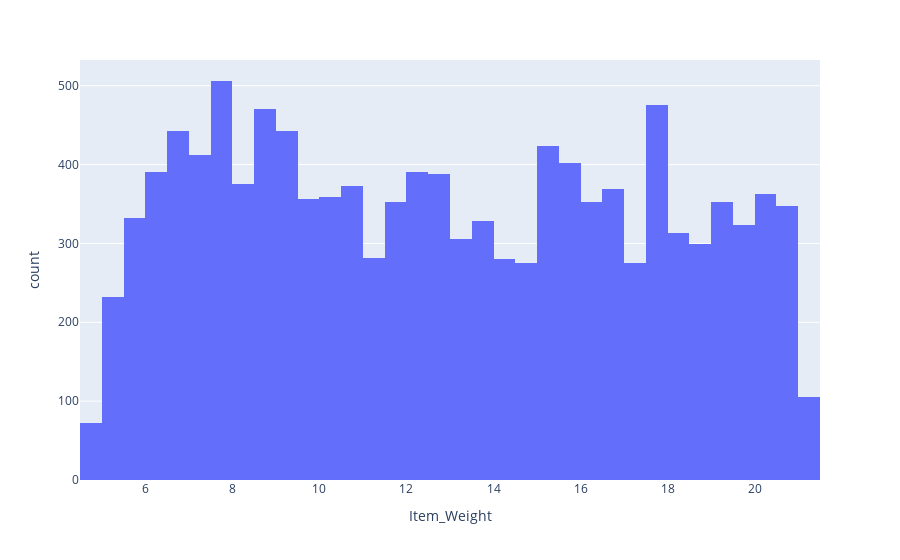

The cell this chart's notebook holds for it:
### Code cell
# Replacing the null values in Item_weight
# First we need to plot the distribution plot
fig = px.histogram(big_mart_df, x = "Item_Weight")
fig.show()

### Figure 1 — Plotly figure (JSON) as saved in the notebook; plotly's stock layout.template omitted (floating-point values rounded to 4 significant figures; data arrays with more than 128 entries replaced by an {"elided": "..."} marker saying what was removed)
{"data": [{"alignmentgroup": "True", "bingroup": "x", "hovertemplate": "Item_Weight=%{x}<br>count=%{y}<extra></extra>", "legendgroup": "", "marker": {"color": "#636efa", "pattern": {"shape": ""}}, "name": "", "offsetgroup": "", "orientation": "v", "showlegend": false, "type": "histogram", "x": {"elided": "14204 float values"}, "xaxis": "x", "yaxis": "y"}], "layout": {"autosize": true, "barmode": "relative", "legend": {"tracegroupgap": 0}, "margin": {"t": 60}, "xaxis": {"anchor": "y", "autorange": true, "domain": [0, 1], "range": [4.5, 21.5], "title": {"text": "Item_Weight"}, "type": "linear"}, "yaxis": {"anchor": "x", "autorange": true, "domain": [0, 1], "range": [0, 532.6], "title": {"text": "count"}}}}
